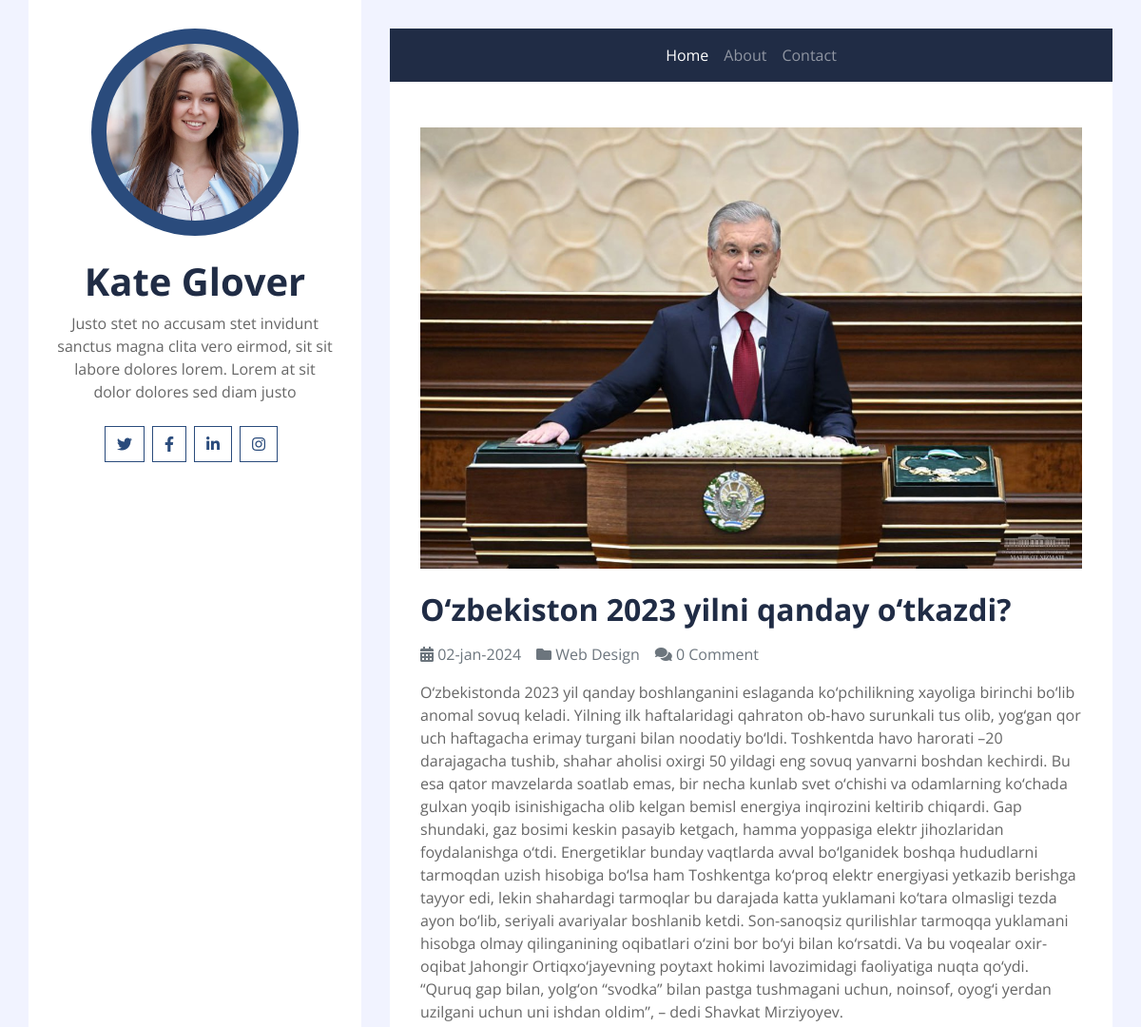
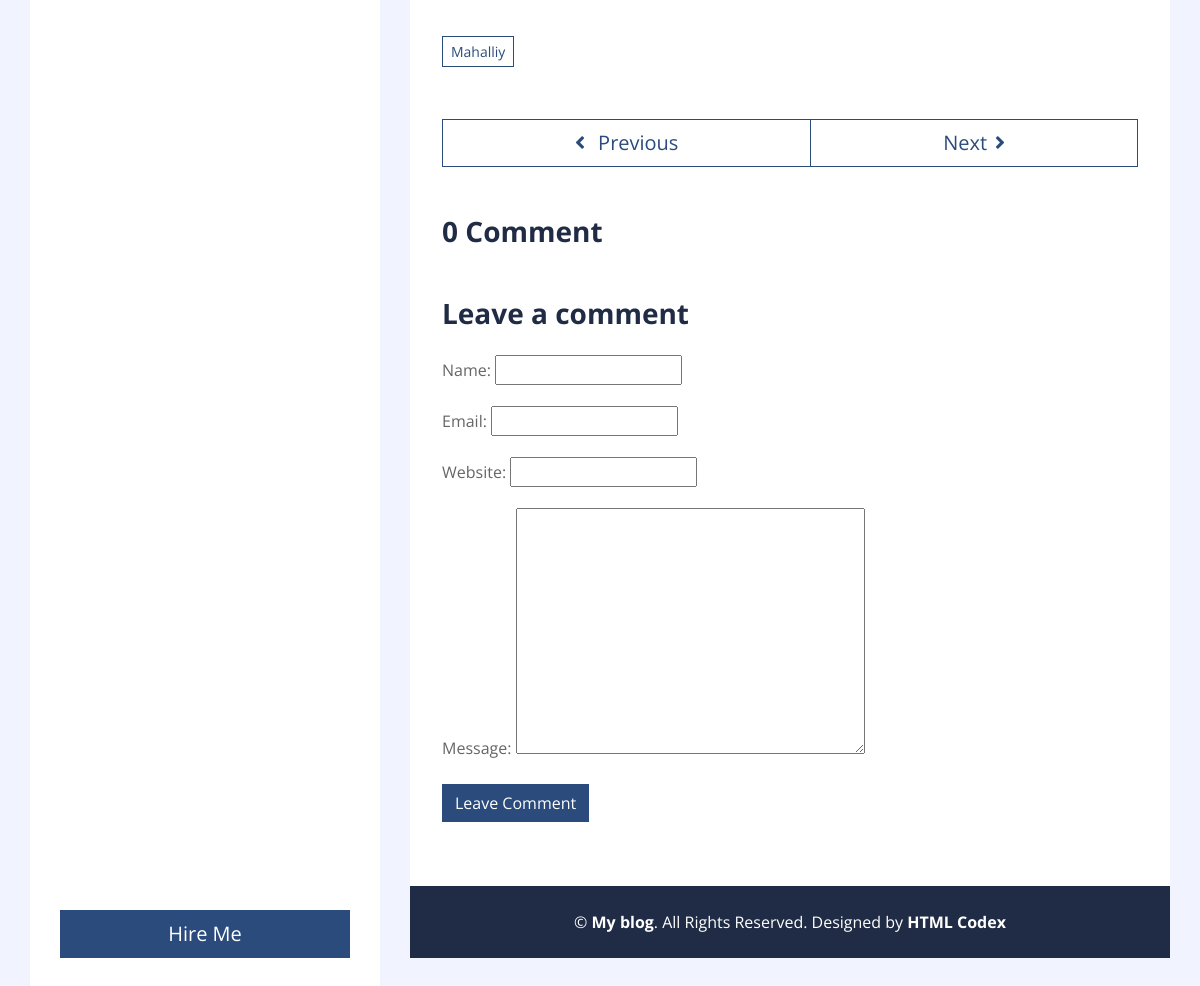
Screenshot of /detail/3/ with the database file from the repository (2 pictures, top to bottom).
### post_app/models.py (models this page shows, shortened)
class Post(models.Model):
    title=models.CharField(max_length=200)
    body=models.TextField()
    image=models.FileField(upload_to="post-image")
    tags=models.ManyToManyField('Tag',related_name='tags',blank=True,null=True)
    created=models.DateTimeField(auto_now_add=True)
    class Meta:
        app_label='post_app'
        ordering=['-created']

class Tag(models.Model):
    name=models.CharField(max_length=100)
    created=models.DateTimeField(auto_now_add=True)
    def __str__(self):
        return str(self.name)

### post_app/views.py (the view, shortened to what this page needs)
# urls.py: path('detail/<int:pk>/',views.getPost,name='post_detail'),
def getPost(request,pk):
    post=Post.objects.get(pk=pk)
    comments=post.comments.all()
    tags=post.tags.all()
    print(tags)
    comment_form=CommentForm()
    context={
        "post":post,
        "comment_form":comment_form,
        "comments":comments,
        'tags':tags
    }
    return render(request,'postapp/detail.html',context)

### post_app/forms.py (shortened to what this page needs)
class CommentForm(forms.ModelForm):
    class Meta:
        model=Comment
        fields=['name','email','website','message']

### templates/postapp/detail.html (shortened to what this page needs)
{% extends "base.html" %}
{% load static %}
{% block content %}
<div class="container py-5 px-2 bg-white">
    <div class="row px-4">
        <div class="col-12">
            {% if post.image %}
            <img class="img-fluid mb-4" src="{{post.image.url}}" alt="Image">
            {% endif %}
            <h2 class="mb-3 font-weight-bold">{{post.title}}</h2>
            <div class="d-flex">
                <p class="mr-3 text-muted"><i class="fa fa-calendar-alt"></i> {{post.created | date:"d-b-Y"}}</p>
                <p class="mr-3 text-muted"><i class="fa fa-folder"></i> Web Design</p>
                {% if post.comments.count <= 1 %} <p class="mr-3 text-muted"><i class="fa fa-comments"></i>
                    {{post.comments.count}} Comment</p>
                    {% else %}
                    <p class="mr-3 text-muted"><i class="fa fa-comments"></i> {{post.comments.count}} Comments</p>
                    {% endif %}
            </div>
            <p>{{post.body}}</p>
        </div>
        <div class="col-12 py-4">
            {% for tag in tags %}
            <a href="{% url "post_filter" tag.name %}" class="btn btn-sm btn-outline-primary mb-1">{{tag.name}}</a>
            {% endfor %}
        </div>
        <div class="col-12 py-4">
            <div class="btn-group btn-group-lg w-100">
                <button type="button" class="btn btn-outline-primary"><i class="fa fa-angle-left mr-2"></i>
                    Previous</button>
                <button type="button" class="btn btn-outline-primary">Next<i
                        class="fa fa-angle-right ml-2"></i></button>
            </div>
        </div>
        <div class="col-12 py-4">
            {% if post.comments.count <= 1 %} <h3 class="mb-4 font-weight-bold">{{post.comments.count}} Comment</h3>
                {% else %}
                <h3 class="mb-4 font-weight-bold">{{post.comments.count}} Comments</h3>
                {% endif %}
        </div>
        <div class="col-12">
            <h3 class="mb-4 font-weight-bold">Leave a comment</h3>
            <form method="post">
                {{comment_form.as_p}}
                <div class="form-group">
                    <input type="submit" value="Leave Comment" class="btn btn-primary">
                </div>
            </form>
        </div>
    </div>
</div>
{% endblock content %}

### rows the page displays
Post: image (picture), title "O‘zbekiston 2023 yilni qanday o‘tkazdi?", created "02-jan-2024", comments.count "0", body "O‘zbekistonda 2023 yil qanday boshlanganini eslaganda ko‘pchilikning xayoliga birinchi bo‘lib anomal sovuq keladi. Yilning ilk haftalaridagi qahraton ob-havo surunkali tus olib, yog‘gan qor uch haftagacha erimay turgani bilan noodatiy bo‘ldi. Toshkentda havo harorati –20 darajagacha tushib, shahar aholisi oxirgi 50 yildagi eng sovuq yanvarni boshdan kechirdi. Bu esa qator mavzelarda soatlab emas, bir necha kunlab svet o‘chishi va odamlarning ko‘chada gulxan yoqib isinishigacha olib kelgan bemisl energiya inqirozini keltirib chiqardi. Gap shundaki, gaz bosimi keskin pasayib ketgach, hamma yoppasiga elektr jihozlaridan foydalanishga o‘tdi. Energetiklar bunday vaqtlarda avval bo‘lganidek…"
Tag: name "Mahalliy"
